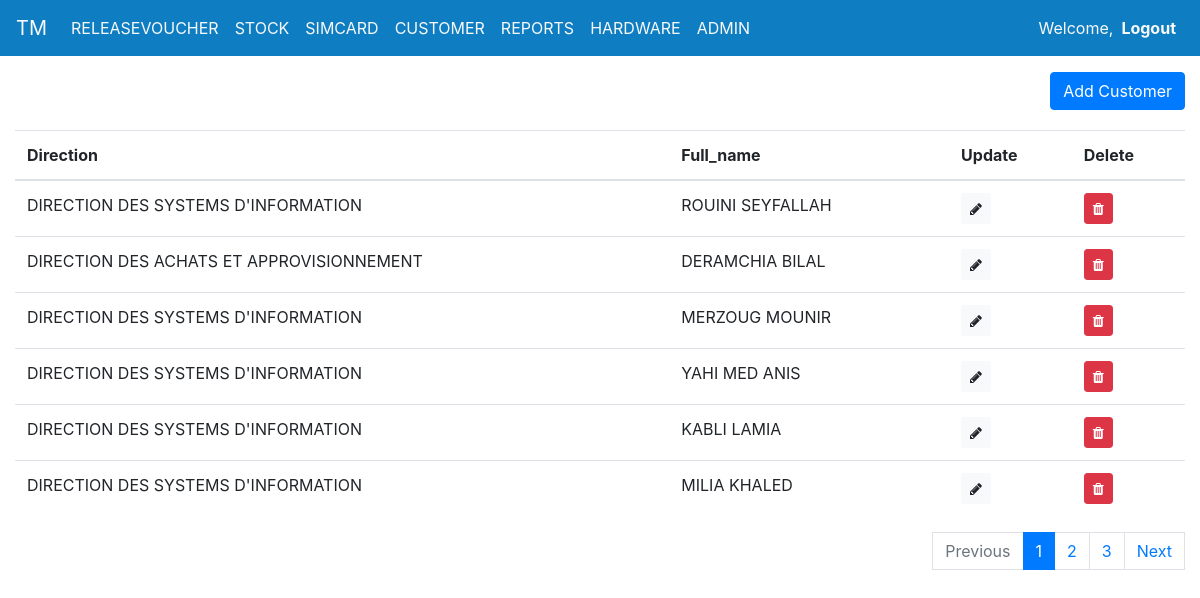
The page /customers/ (signed in) on the database its author committed.
### TonersManagement/models.py (models this page shows, shortened)
class Customer(models.Model):
    direction = models.ForeignKey(Direction, on_delete=models.CASCADE)
    full_name = models.CharField(max_length=200,verbose_name='Full Name')

class Direction(models.Model):
    description = models.CharField(max_length=250)
    def __str__(self):
        return self.description

### TonersManagement/Views/customers_view.py (the view, shortened to what this page needs)
# urls.py: path('customers/',views.Customers, name='customers'),
@login_required(login_url='login')
def Customers(request):
    customers_list = Customer.objects.all()
    page = request.GET.get('page', 1)
    paginator = Paginator(customers_list, 6)
    try:
        customers = paginator.page(page)
    except PageNotAnInteger:
        customers = paginator.page(1)
    except EmptyPage:
        customers = paginator.page(paginator.num_pages)
    form = CustomerForm()
    return render(
        request, 'TonersManagement/pages/customers.html', {
            'model': "Customer",
            'data': customers,
            'form': CustomerForm,
            'headers': ["Direction", "Full_name", "Update", "Delete"]
        })

### TonersManagement/templates/TonersManagement/pages/customers.html (shortened to what this page needs)
{% extends 'TonersManagement/components/base.html' %}
{% block content %}
<div class="container-fluid" style="background-color: white; ">
    {% include 'TonersManagement/components/add_new_item.html' %}
    {% include 'TonersManagement/components/customers_table.html' %}
</div>
{% endblock content %}

### TonersManagement/templates/TonersManagement/components/customers_table.html
{% load static %}
<div class="table-responsive-sm  table-hover d-none d-lg-block">
  <table class="table">
    <thead>
      <tr>
        {% for header in headers %}
        <th>{{header}}</th>
        {% endfor %}
      </tr>
    </thead>
    {% for item in data %}
    <tr>
      <td>{{ item.direction }}&nbsp;&nbsp;</td>
      <td>{{ item.full_name }}&nbsp;&nbsp;</td>
      <td><a class="btn btn-light btn-sm shadow-none" href="{% url 'update_customer' item.id %}"><i class="fa fa-pencil"
            aria-hidden="true"></i> </a></td>
      <td><a class="btn btn-danger btn-sm shadow-none" href="{% url  'delete_customer' item.id %}"><i
            class="fa fa-trash"></i></a></td>
    </tr>
    {% endfor %}
  </table>
  {% include 'TonersManagement/components/pagination.html' %}
</div>

### rows shown on the page
Customer: direction "DIRECTION DES SYSTEMS D'INFORMATION", full_name "ROUINI SEYFALLAH"
Customer: direction "DIRECTION DES ACHATS ET APPROVISIONNEMENT", full_name "DERAMCHIA BILAL"
Customer: direction "DIRECTION DES SYSTEMS D'INFORMATION", full_name "MERZOUG MOUNIR"
Customer: direction "DIRECTION DES SYSTEMS D'INFORMATION", full_name "YAHI MED ANIS"
Customer: direction "DIRECTION DES SYSTEMS D'INFORMATION", full_name "KABLI LAMIA"
Customer: direction "DIRECTION DES SYSTEMS D'INFORMATION", full_name "MILIA KHALED"

### other values the page prints
{{ model }} "Customer"
{{ header }} "Direction" "Full_name" "Update" "Delete"
{{ i }} "1"
{{ i }} "2" "3"
